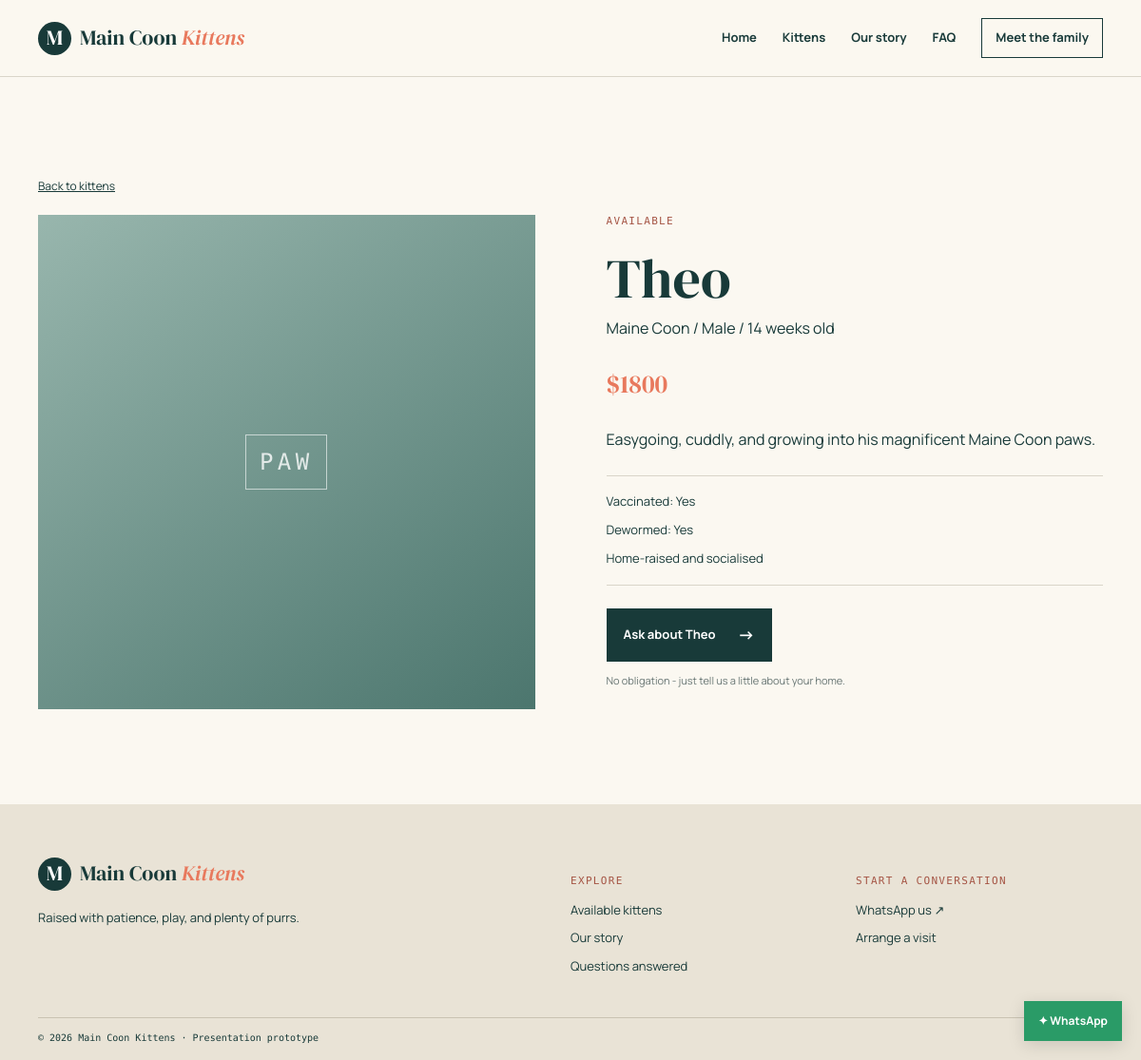
The app's page /kittens/theo/ with its own data.
### kittens/models.py (models this page shows, shortened)
class Kitten(models.Model):
    GENDER_CHOICES = [("M", "Male"), ("F", "Female")]
    STATUS_CHOICES = [("available", "Available"), ("reserved", "Reserved"), ("sold", "Placed")]
    name = models.CharField(max_length=100)
    breed = models.ForeignKey(Breed, null=True, blank=True, on_delete=models.SET_NULL)
    gender = models.CharField(max_length=1, choices=GENDER_CHOICES)
    age_weeks = models.PositiveIntegerField()
    price = models.DecimalField(max_digits=9, decimal_places=2)
    status = models.CharField(max_length=10, choices=STATUS_CHOICES, default="available")
    description = models.TextField(blank=True)
    vaccinated = models.BooleanField(default=False)
    dewormed = models.BooleanField(default=False)
    slug = models.SlugField(unique=True)
    is_featured = models.BooleanField(default=False)
    created_at = models.DateTimeField(auto_now_add=True)
    class Meta: ordering = ["-created_at"]
    def whatsapp_link(self, phone_number):
        message = f"Hello! I would like to know more about {self.name}. Is this kitten still available?"
        return f"https://wa.me/{phone_number}?text={urllib.parse.quote(message)}"

class Breed(models.Model):
    name = models.CharField(max_length=100, unique=True)
    def __str__(self): return self.name

### kittens/views.py (the view)
# urls.py: urlpatterns = [path("", KittenListView.as_view(), name="kitten_list"), path("<slug:slug>/", KittenDetailView.as_view(), name="kitten_detail")]
class KittenDetailView(DetailView):
    model = Kitten
    template_name = "kittens/detail.html"
    context_object_name = "kitten"

### config/context_processors.py (called while the page is built)
def site_settings(request):
    return {"WHATSAPP_NUMBER": settings.WHATSAPP_NUMBER, "SITE_NAME": settings.SITE_NAME}

### kittens/templatetags/kitten_tags.py (called while the page is built)
@register.filter
def whatsapp_link(kitten, phone_number):
    return kitten.whatsapp_link(phone_number)

### kittens/templates/kittens/detail.html
{% extends 'base.html' %}{% load kitten_tags %}{% block title %}{{ kitten.name }} | {{ SITE_NAME }}{% endblock %}{% block content %}
<section class="detail container"><a class="back" href="{% url 'kitten_list' %}">Back to kittens</a><div class="detail-grid"><div class="detail-visual photo-{{ kitten.gender|lower }}">{% if kitten.photos.first %}<img src="{{ kitten.photos.first.image.url }}" alt="{{ kitten.name }}">{% else %}<span class="cat-silhouette">PAW</span>{% endif %}</div><div class="detail-copy"><p class="eyebrow">{{ kitten.get_status_display }}</p><h1>{{ kitten.name }}</h1><p class="detail-subtitle">{{ kitten.breed|default:'Maine Coon' }} / {{ kitten.get_gender_display }} / {{ kitten.age_weeks }} weeks old</p><p class="detail-price">${{ kitten.price|floatformat:0 }}</p><p>{{ kitten.description|default:'A bright, affectionate little character who is growing up surrounded by everyday home life.' }}</p><div class="care-list"><span>Vaccinated: {{ kitten.vaccinated|yesno:'Yes,Not yet' }}</span><span>Dewormed: {{ kitten.dewormed|yesno:'Yes,Not yet' }}</span><span>Home-raised and socialised</span></div><a class="button" href="{{ kitten|whatsapp_link:WHATSAPP_NUMBER }}" target="_blank" rel="noopener">Ask about {{ kitten.name }} <span>-></span></a><p class="fine-print">No obligation - just tell us a little about your home.</p></div></div></section>{% endblock %}

### static/css/style.css (style rules this page uses)
:root { --ink:#183a39;--paper:#fbf8f1;--cream:#f2ecdf;--coral:#e8795d;--sage:#a9c7aa;--line:#d9d5c9;--serif:'DM Serif Display',Georgia,serif;--sans:Manrope,Arial,sans-serif }
* { box-sizing:border-box }
body { margin:0;background:var(--paper);color:var(--ink);font-family:var(--sans);font-size:16px;line-height:1.65 }
.container { width:min(1120px,calc(100% - 48px));margin:auto }
a { color:inherit;text-decoration:none }
.eyebrow { font:11px 'DM Mono',monospace;letter-spacing:.12em;text-transform:uppercase;color:#a55545;margin:0 0 14px }
.button { display:inline-flex;gap:23px;align-items:center;background:var(--ink);color:#fff;padding:13px 18px;font-size:13px;font-weight:700 }
.button span { font-size:18px }
.intro,.catalogue,.detail,.story,.faq,.contact { padding:100px 0 }
.kitten-photo,.detail-visual { height:295px;position:relative;display:grid;place-items:center;overflow:hidden }
.photo-m { background:linear-gradient(145deg,#98b6ad,#4c766e) }
.cat-silhouette { font:24px 'DM Mono',monospace;letter-spacing:.18em;color:rgba(255,255,255,.8);border:1px solid rgba(255,255,255,.6);padding:14px }
.detail-grid,.story,.contact { display:grid;grid-template-columns:1fr 1fr;gap:75px }
.back { font-size:12px;text-decoration:underline;display:inline-block;margin-bottom:20px }
.detail-visual { height:520px }
.detail-copy h1 { font:58px var(--serif);margin:0 }
.detail-subtitle { margin-top:0 }
.detail-price { font:27px var(--serif);color:var(--coral) }
.care-list,.contact-points { display:grid;gap:9px;border-top:1px solid var(--line);border-bottom:1px solid var(--line);padding:16px 0;margin:24px 0;font-size:13px }
.fine-print { font-size:11px;color:#687674 }

### records on screen
Kitten: status "AVAILABLE", name "Theo", breed "Maine Coon", gender "Male", age_weeks "14", price "1800", description "Easygoing, cuddly, and growing into his magnificent Maine Coon paws.", vaccinated "Yes", dewormed "Yes"

### other values on screen
{{ SITE_NAME }} "Main Coon Kittens"
